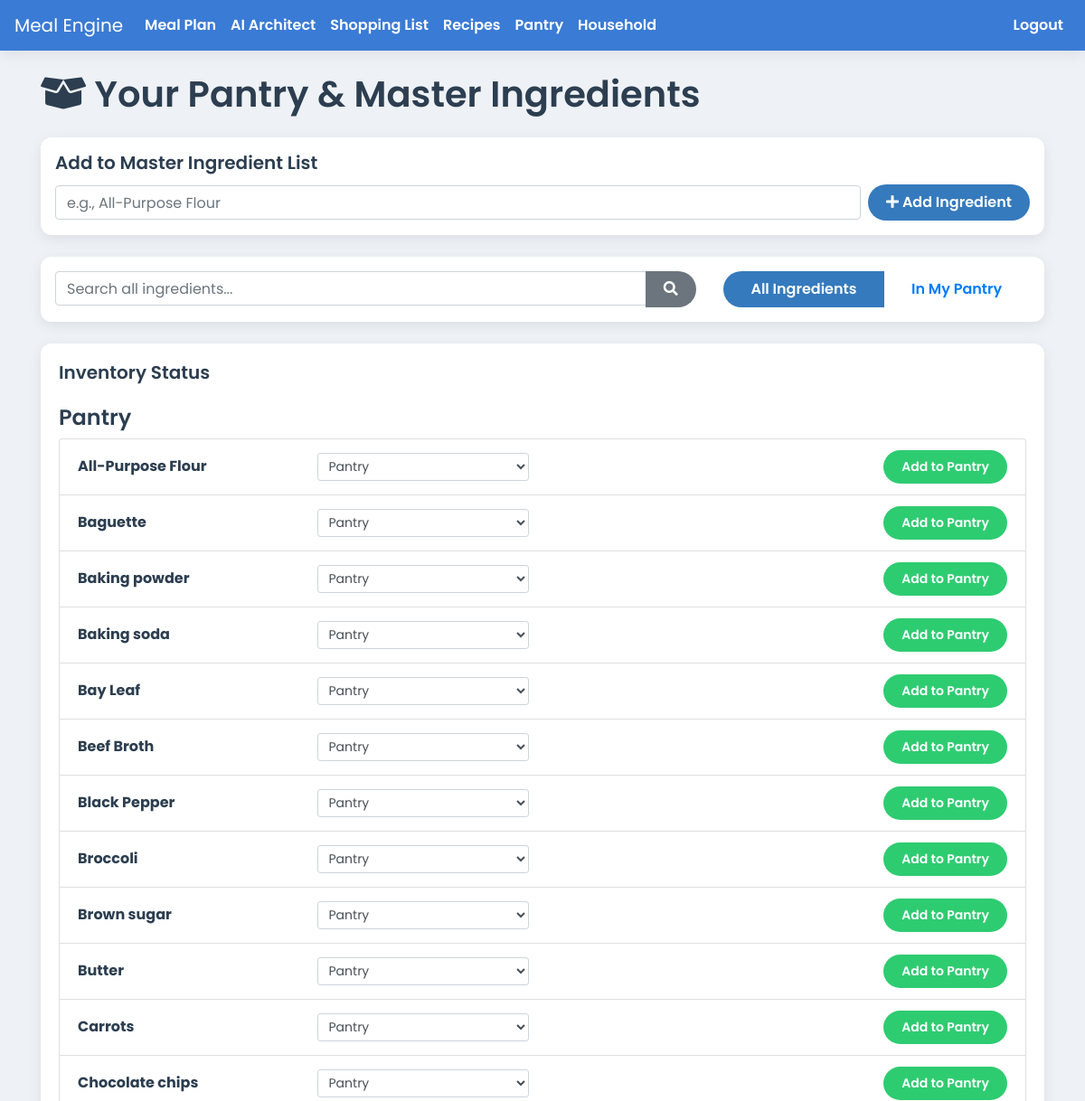
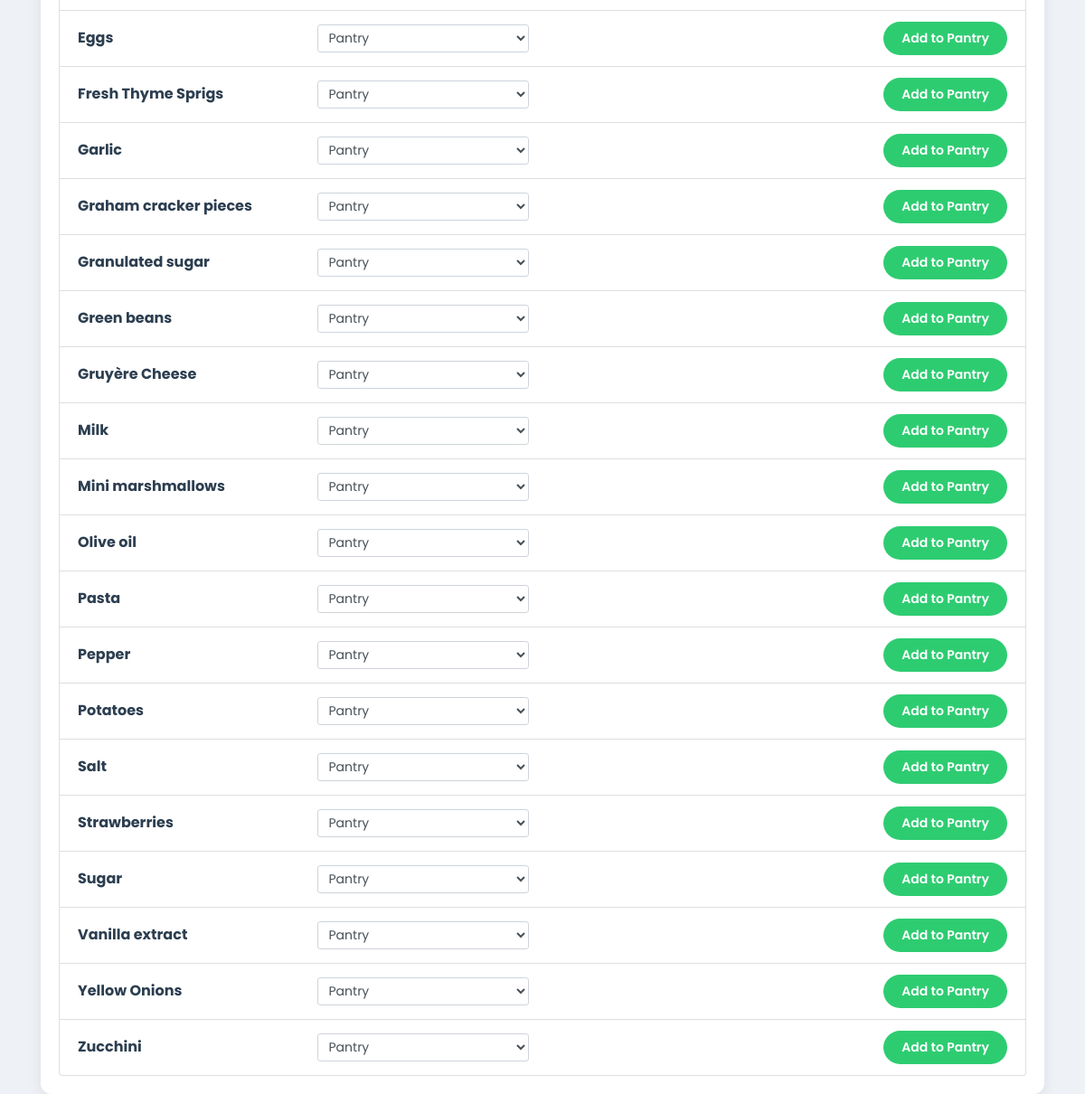
The app's page /ingredients (signed in) with its own data (2 pictures, top to bottom).
### app.py (models this page shows)
class Ingredient(db.Model):
    id = db.Column(db.Integer, primary_key=True)
    name = db.Column(db.String(100), nullable=False, unique=True)
    category = db.Column(db.String(50), nullable=True, default='Pantry')
    recipe_links = db.relationship('RecipeIngredient', backref='ingredient', lazy=True)
    pantry_items = db.relationship('PantryItem', backref='ingredient', lazy=True)

### app.py (the view, shortened to what this page needs)
@app.route('/ingredients', methods=['GET', 'POST'])
@login_required
def list_ingredients():
    query = request.args.get('query', '')
    stock_filter = request.args.get('filter', 'all')
    base_query = Ingredient.query
    if query: base_query = base_query.filter(Ingredient.name.ilike(f"%{query}%"))
    pantry_items = {item.ingredient_id: item for item in PantryItem.query.filter_by(household_id=current_user.household_id).all()}
    if stock_filter == 'in_pantry':
        ingredient_ids_in_pantry = pantry_items.keys()
        base_query = base_query.filter(Ingredient.id.in_(ingredient_ids_in_pantry))
    all_ingredients = base_query.order_by(Ingredient.category, Ingredient.name).all()
    ingredient_data = [{'ingredient': ing, 'pantry_item': pantry_items.get(ing.id)} for ing in all_ingredients]
    categories = ['Produce', 'Meat & Seafood', 'Dairy & Eggs', 'Pantry', 'Spices & Seasonings', 'Bakery', 'Frozen', 'Other']
    return render_template('ingredients.html', ingredient_data=ingredient_data, query=query, stock_filter=stock_filter, categories=categories)

### app.py (called while the page is built)
@login_manager.user_loader
def load_user(user_id):
    return db.session.get(User, int(user_id))

### templates/ingredients.html (shortened to what this page needs)
{% extends 'base.html' %}
{% block content %}
  <div class="d-flex justify-content-between align-items-center mb-3">
    <h1><i class="fas fa-box-open"></i> Your Pantry & Master Ingredients</h1>
  </div>
  <div class="card p-3 mb-4">
    <h5 class="card-title">Add to Master Ingredient List</h5>
    <form method="POST" action="{{ url_for('list_ingredients') }}" class="form-inline">
        <div class="form-group flex-grow-1 mr-2">
            <input type="text" name="name" class="form-control w-100" placeholder="e.g., All-Purpose Flour" required>
        </div>
        <button type="submit" class="btn btn-primary"><i class="fas fa-plus"></i> Add Ingredient</button>
    </form>
  </div>
  <div class="card p-3 mb-4">
    <div class="row">
        <div class="col-md-8">
            <form method="GET" action="{{ url_for('list_ingredients') }}">
                <div class="input-group">
                    <input type="text" name="query" class="form-control" placeholder="Search all ingredients..." value="{{ query or '' }}">
                    <div class="input-group-append">
                        <button type="submit" class="btn btn-secondary"><i class="fas fa-search"></i></button>
                    </div>
                </div>
            </form>
        </div>
        <div class="col-md-4">
            <div class="btn-group w-100">
                <a href="{{ url_for('list_ingredients', filter='all', query=query) }}" class="btn {% if stock_filter == 'all' %}btn-primary{% else %}btn-outline-primary{% endif %}">All Ingredients</a>
                <a href="{{ url_for('list_ingredients', filter='in_pantry', query=query) }}" class="btn {% if stock_filter == 'in_pantry' %}btn-primary{% else %}btn-outline-primary{% endif %}">In My Pantry</a>
            </div>
        </div>
    </div>
  </div>
  <div class="card">
    <div class="card-body">
      <h5 class="card-title">Inventory Status</h5>
        {% for group in ingredient_data | groupby('ingredient.category') %}
            <h4 class="mt-4">{{ group.grouper or 'Uncategorized' }}</h4>
            <ul class="list-group">
                {% for data in group.list %}
                    <li class="list-group-item">
                        <div class="row align-items-center">
                            <div class="col-md-3"><strong>{{ data.ingredient.name }}</strong></div>
                            <div class="col-md-3">
                                <form action="{{ url_for('update_ingredient_category') }}" method="POST">
                                    <select name="category" class="form-control form-control-sm" onchange="this.form.submit()">
                                        {% for cat in categories %}
                                            <option value="{{ cat }}" {% if data.ingredient.category == cat %}selected{% endif %}>{{ cat }}</option>
                                        {% endfor %}
                                    </select>
                                </form>
                            </div>
                            {% if data.pantry_item %}
                                <div class="col-md-5">
                                    <form action="{{ url_for('update_pantry') }}" method="POST" class="form-inline">
                                        <input type="hidden" name="action" value="update_quantity">
                                        <input type="hidden" name="pantry_item_id" value="{{ data.pantry_item.id }}">
                                        <label for="quantity-{{data.pantry_item.id}}" class="sr-only">Quantity</label>
                                        <input type="number" id="quantity-{{data.pantry_item.id}}" name="quantity" class="form-control form-control-sm mr-2" value="{{ data.pantry_item.quantity }}" step="0.01" style="width: 100px;">
                                        <label for="unit-{{data.pantry_item.id}}" class="sr-only">Unit</label>
                                        <input type="text" id="unit-{{data.pantry_item.id}}" name="unit" class="form-control form-control-sm mr-2" value="{{ data.pantry_item.unit or '' }}" placeholder="Unit (e.g., lbs, cups)">
                                        <button type="submit" class="btn btn-sm btn-secondary ml-2">Update</button>
                                    </form>
                                </div>
                                <div class="col-md-1 text-right">
                                    <form action="{{ url_for('update_pantry') }}" method="POST" onsubmit="return confirm('Are you sure?');">
                                        <input type="hidden" name="action" value="delete"><input type="hidden" name="pantry_item_id" value="{{ data.pantry_item.id }}">
                                        <button type="submit" class="btn btn-sm btn-light" title="Remove from Pantry">×</button>
                                    </form>
                                </div>
                            {% else %}
                                <div class="col-md-6 text-right">
                                    <form action="{{ url_for('update_pantry') }}" method="POST">
                                        <button type="submit" class="btn btn-sm btn-success">Add to Pantry</button>
                                    </form>
                                </div>
                            {% endif %}
                        </div>
                    </li>
                {% endfor %}
            </ul>
        {% endfor %}
    </div>
  </div>
{% endblock %}

### static/css/style.css (style rules this page uses)
:root { --primary-blue: #3a7bd5; --secondary-blue: #357abd; --light-bg: #eef2f7; --card-bg: #ffffff; --text-dark: #2c3e50; --text-light: #5a6a7a; --danger-red: #e74c3c; --success-green: #2ecc71; --info-cyan: #1abc9c; --shadow: 0 4px 15px rgba(0, 0, 0, 0.08); }
body { font-family: 'Poppins', sans-serif; font-weight: 400; background-color: var(--light-bg); color: var(--text-dark); }
.btn { border-radius: 20px; padding: 8px 20px; border: none; font-weight: 600; transition: all 0.3s ease; }
.btn-primary { background-color: var(--secondary-blue); color: white; }
.btn-success { background-color: var(--success-green); }
h1, h2, h3, h4, h5 { color: var(--text-dark); font-weight: 600; }
.card, .jumbotron { background-color: var(--card-bg); border: none; border-radius: 12px; box-shadow: var(--shadow); }
.card { transition: transform 0.2s ease-in-out, box-shadow 0.2s ease-in-out; }

### records on screen
Ingredient: category "Pantry", ingredient.name "All-Purpose Flour", category "Pantry"
Ingredient: ingredient.name "Baguette"
Ingredient: ingredient.name "Baking powder"
Ingredient: ingredient.name "Baking soda"
Ingredient: ingredient.name "Bay Leaf"
Ingredient: ingredient.name "Beef Broth"
Ingredient: ingredient.name "Black Pepper"
Ingredient: ingredient.name "Broccoli"
Ingredient: ingredient.name "Brown sugar"
Ingredient: ingredient.name "Butter"
Ingredient: ingredient.name "Carrots"
Ingredient: ingredient.name "Chocolate chips"
Ingredient: ingredient.name "Eggs"
Ingredient: ingredient.name "Fresh Thyme Sprigs"
Ingredient: ingredient.name "Garlic"
Ingredient: ingredient.name "Graham cracker pieces"
Ingredient: ingredient.name "Granulated sugar"
Ingredient: ingredient.name "Green beans"
Ingredient: ingredient.name "Gruyère Cheese"
Ingredient: ingredient.name "Milk"
Ingredient: ingredient.name "Mini marshmallows"
Ingredient: ingredient.name "Olive oil"
Ingredient: ingredient.name "Pasta"
Ingredient: ingredient.name "Pepper"
Ingredient: ingredient.name "Potatoes"
Ingredient: ingredient.name "Salt"
Ingredient: ingredient.name "Strawberries"
Ingredient: ingredient.name "Sugar"
Ingredient: ingredient.name "Vanilla extract"
Ingredient: ingredient.name "Yellow Onions"
Ingredient: ingredient.name "Zucchini"

### other values on screen
form field category "Pantry"
